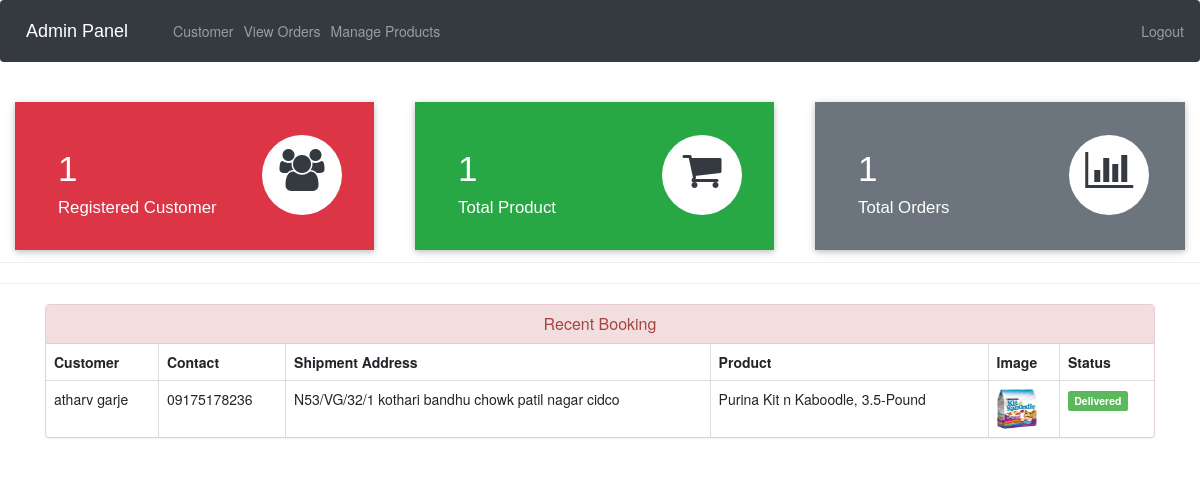
The app's page /admin-dashboard (signed in) with its own data.
### ecom/models.py (models this page shows, shortened)
class Customer(models.Model):
    user=models.OneToOneField(User,on_delete=models.CASCADE)
    profile_pic= models.ImageField(upload_to='profile_pic/CustomerProfilePic/',null=True,blank=True)
    address = models.CharField(max_length=40)
    mobile = models.CharField(max_length=20,null=False)
    @property
    def get_name(self):
        return self.user.first_name+" "+self.user.last_name

class Orders(models.Model):
    STATUS =(
        ('Pending','Pending'),
        ('Order Confirmed','Order Confirmed'),
        ('Out for Delivery','Out for Delivery'),
        ('Delivered','Delivered'),
    )
    customer=models.ForeignKey('Customer', on_delete=models.CASCADE,null=True)
    product=models.ForeignKey('Product',on_delete=models.CASCADE,null=True)
    email = models.CharField(max_length=50,null=True)
    address = models.CharField(max_length=500,null=True)
    mobile = models.CharField(max_length=20,null=True)
    order_date= models.DateField(auto_now_add=True,null=True)
    status=models.CharField(max_length=50,null=True,choices=STATUS)

class Product(models.Model):
    name=models.CharField(max_length=40)
    product_image= models.ImageField(upload_to='product_image/',null=True,blank=True)
    price = models.PositiveIntegerField()
    description=models.CharField(max_length=40)

### ecom/views.py (the view)
# urls.py: path('admin-dashboard', views.admin_dashboard_view,name='admin-dashboard'),
@login_required(login_url='adminlogin')
def admin_dashboard_view(request):
    customercount=models.Customer.objects.all().count()
    productcount=models.Product.objects.all().count()
    ordercount=models.Orders.objects.all().count()
    orders=models.Orders.objects.all()
    ordered_products=[]
    ordered_bys=[]
    for order in orders:
        ordered_product=models.Product.objects.all().filter(id=order.product.id)
        ordered_by=models.Customer.objects.all().filter(id = order.customer.id)
        ordered_products.append(ordered_product)
        ordered_bys.append(ordered_by)
    mydict={
    'customercount':customercount,
    'productcount':productcount,
    'ordercount':ordercount,
    'data':zip(ordered_products,ordered_bys,orders),
    }
    return render(request,'ecom/admin_dashboard.html',context=mydict)

### templates/ecom/admin_dashboard.html
{% extends 'ecom/admin_base.html' %}
{% load static %}
{% block content %}
<br>
{%include 'ecom/admin_dashboard_cards.html'%}
<br><br><br><br><br>
<hr><hr>
<div class="container" >
    <div class="panel panel-danger" >
      <div class="panel-heading" style="text-align:center;">
        <h6 class="panel-title">Recent Booking</h6>
      </div>
      <table class="table table-hover table-bordered" id="dev-table">
        <thead>
          <tr>
            <th>Customer</th>
            <th>Contact</th>
            <th>Shipment Address</th>
            <th>Product</th>
            <th>Image</th>
            <th>Status</th>
          </tr>
        </thead>
        {% for product,customer,order in data %}
        <tr>
          {% for c in customer %}
          <td> {{c.get_name}}</td>
          <td>{{c.mobile}}</td>
          <td>{{order.address}}</td>
          {% endfor %}
          {% for p in product %}
          <td> {{p.name}}</td>
          <td> <img src="{% static p.product_image.url %}" alt="Profile Pic" height="40px" width="40px" /></td>
          {% if order.status == 'Pending'%}
          <td> <span class="label label-info">{{order.status}}</span></td>
          {% elif order.status == 'Delivered' %}
          <td> <span class="label label-success">{{order.status}}</span></td>
          {% elif order.status == 'Out for Delivery' %}
          <td> <span class="label label-warning">{{order.status}}</span></td>
          {%else%}
            <td> <span class="label label-primary">{{order.status}}</span></td>
          {%endif%}
          {% endfor %}
        </tr>
        {% endfor %}
      </table>
  </div>
</div>
{% endblock content %}

### records on screen
Orders: address "N53/VG/32/1 kothari bandhu chowk patil nagar cidco", status "Delivered"
Customer: get_name "atharv garje", mobile "09175178236"
Product: name "Purina Kit n Kaboodle, 3.5-Pound", product_image (picture)

### other values on screen
{{ customercount }} "1"
{{ productcount }} "1"
{{ ordercount }} "1"
